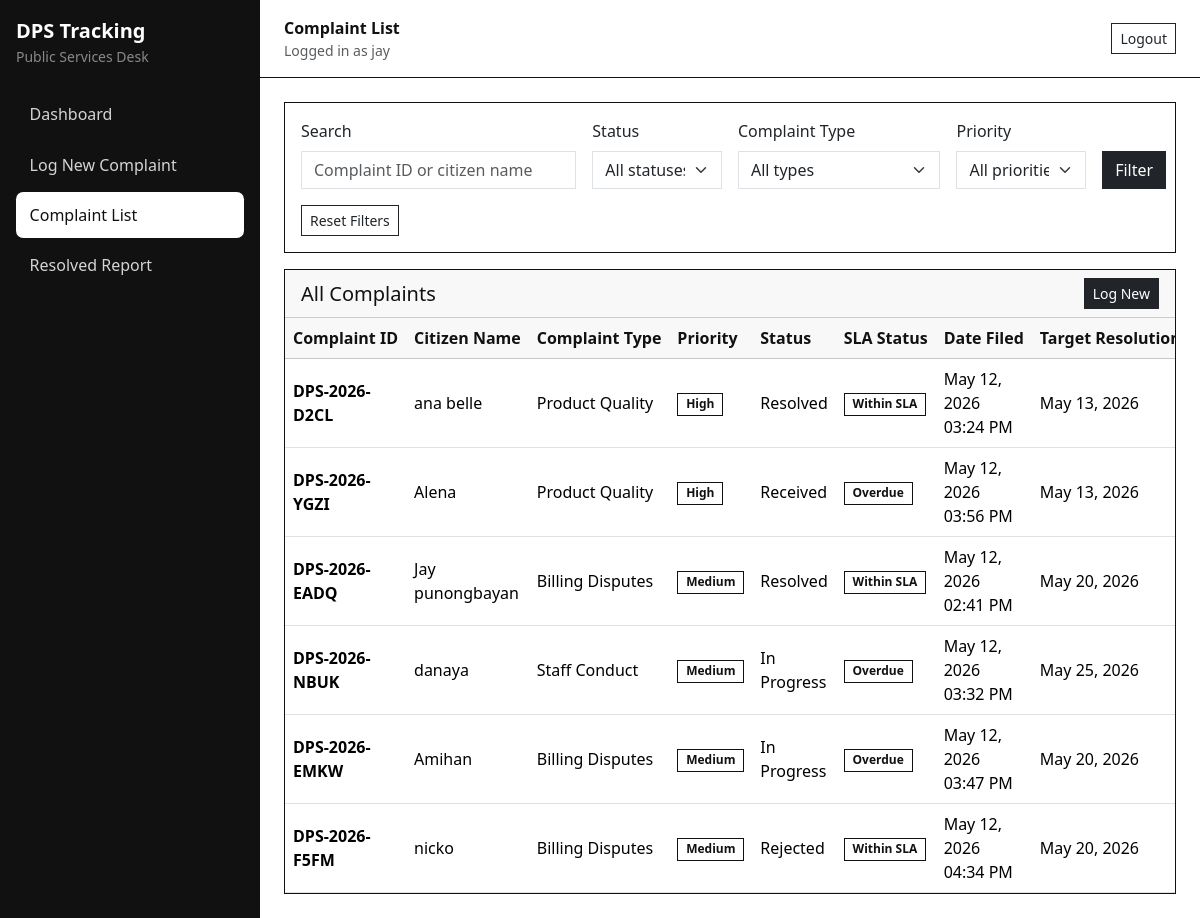
Screenshot of /complaints/ (signed in) with the database file from the repository.
### complaints/models.py (models this page shows, shortened)
class Complaint(models.Model):
    class ComplaintType(models.TextChoices):
        PRODUCT_QUALITY = "Product Quality", "Product Quality"
        BILLING_DISPUTES = "Billing Disputes", "Billing Disputes"
        STAFF_CONDUCT = "Staff Conduct", "Staff Conduct"
    class Priority(models.TextChoices):
        LOW = "Low", "Low"
        MEDIUM = "Medium", "Medium"
        HIGH = "High", "High"
    complaint_id = models.CharField(max_length=20, unique=True, db_index=True, editable=False)
    citizen_name = models.CharField(max_length=150)
    citizen_contact = models.CharField(max_length=150)
    complaint_type = models.CharField(max_length=50, choices=ComplaintType.choices)
    location = models.CharField(max_length=255)
    description = models.TextField()
    status = models.ForeignKey(Status, on_delete=models.PROTECT, related_name="complaints")
    priority_assignment = models.CharField(max_length=10, choices=Priority.choices, default=Priority.LOW)
    target_resolution_date = models.DateField(blank=True, null=True)
    sla_days = models.PositiveSmallIntegerField(default=0)
    is_investigative = models.BooleanField(default=False)
    date_filed = models.DateTimeField(auto_now_add=True)  # Server timestamp when saved.
    updated_at = models.DateTimeField(auto_now=True)
    class Meta:
        ordering = ["-date_filed"]

class Status(models.Model):
    RECEIVED = "Received"
    IN_PROGRESS = "In Progress"
    RESOLVED = "Resolved"
    REJECTED = "Rejected"
    CHOICES = [
        (RECEIVED, RECEIVED),
        (IN_PROGRESS, IN_PROGRESS),
        (RESOLVED, RESOLVED),
        (REJECTED, REJECTED),
    ]
    status_id = models.AutoField(primary_key=True)
    status_name = models.CharField(max_length=20, unique=True, choices=CHOICES)
    class Meta:
        ordering = ["status_id"]
        verbose_name_plural = "Statuses"

### complaints/views.py (the view)
# urls.py: path("complaints/", views.complaint_list, name="complaint_list"),
@login_required
def complaint_list(request):
    search_query = request.GET.get("search", request.GET.get("q", "")).strip()
    selected_status = request.GET.get("status", "").strip()
    selected_complaint_type = request.GET.get("complaint_type", "").strip()
    selected_priority = request.GET.get("priority", "").strip()
    complaints = get_all_complaints(
        status=selected_status,
        complaint_type=selected_complaint_type,
        priority=selected_priority,
        search=search_query,
    )
    context = {
        "complaints": complaints,
        "search_query": search_query,
        "selected_status": selected_status,
        "selected_complaint_type": selected_complaint_type,
        "selected_priority": selected_priority,
        "status_choices": Status.CHOICES,
        "complaint_type_choices": Complaint.ComplaintType.choices,
        "priority_choices": Complaint.Priority.choices,
    }
    return render(request, "complaints/complaint_list.html", context)

### complaints/services.py (called while the page is built)
def attach_sla_status(complaints):
    complaint_list = list(complaints)
    for complaint in complaint_list:
        complaint.sla_status = calculate_sla_status(complaint)
    return complaint_list

### templates/complaints/complaint_list.html (shortened to what this page needs)
{% extends "base.html" %}
{% block page_heading %}Complaint List{% endblock %}
{% block content %}
<div class="card page-card mb-3">
    <div class="card-body">
        <form method="get" class="row g-3 align-items-end">
            <div class="col-lg-4">
                <label for="search" class="form-label">Search</label>
                <input type="text" class="form-control" id="search" name="search" value="{{ search_query }}" placeholder="Complaint ID or citizen name">
            </div>
            <div class="col-md-6 col-lg-2">
                <label for="status" class="form-label">Status</label>
                <select class="form-select" id="status" name="status">
                    <option value="">All statuses</option>
                </select>
            </div>
            <div class="col-md-6 col-lg-3">
                <label for="complaint_type" class="form-label">Complaint Type</label>
                <select class="form-select" id="complaint_type" name="complaint_type">
                    <option value="">All types</option>
                </select>
            </div>
            <div class="col-md-6 col-lg-2">
                <label for="priority" class="form-label">Priority</label>
                <select class="form-select" id="priority" name="priority">
                    <option value="">All priorities</option>
                </select>
            </div>
            <div class="col-md-6 col-lg-1 d-flex gap-2">
                <button type="submit" class="btn btn-dark flex-fill">Filter</button>
            </div>
            <div class="col-12">
                <a href="{% url 'complaint_list' %}" class="btn btn-outline-dark btn-sm">Reset Filters</a>
            </div>
        </form>
    </div>
</div>
<div class="card page-card">
    <div class="card-header bg-white d-flex justify-content-between align-items-center">
        <h2 class="h5 mb-0">All Complaints</h2>
        <a href="{% url 'complaint_create' %}" class="btn btn-dark btn-sm">Log New</a>
    </div>
    <div class="table-responsive">
        <table class="table table-hover align-middle mb-0">
            <thead class="table-light">
                <tr>
                    <th>Complaint ID</th>
                    <th>Citizen Name</th>
                    <th>Complaint Type</th>
                    <th>Priority</th>
                    <th>Status</th>
                    <th>SLA Status</th>
                    <th>Date Filed</th>
                    <th>Target Resolution Date</th>
                </tr>
            </thead>
            <tbody>
                {% for complaint in complaints %}
                    <tr>
                        <td class="fw-semibold">{{ complaint.complaint_id }}</td>
                        <td>{{ complaint.citizen_name }}</td>
                        <td>{{ complaint.complaint_type }}</td>
                        <td>
                            <span class="badge">
                                {{ complaint.priority_assignment }}
                            </span>
                        </td>
                        <td>{{ complaint.status.status_name }}</td>
                        <td><span class="badge">{{ complaint.sla_status }}</span></td>
                        <td>{{ complaint.date_filed|date:"M d, Y h:i A" }}</td>
                        <td>{{ complaint.target_resolution_date|date:"M d, Y"|default:"-" }}</td>
                    </tr>
                {% empty %}
                    <tr>
                        <td colspan="9" class="text-center text-muted py-4">No complaints match your search or filters.</td>
                    </tr>
                {% endfor %}
            </tbody>
        </table>
    </div>
</div>
{% endblock %}

### templates/base.html (shortened to what this page needs)
<!doctype html>
<html lang="en">
<head>
    <link href="https://cdn.jsdelivr.net/npm/bootstrap@5.3.3/dist/css/bootstrap.min.css" rel="stylesheet">
</head>
<body>
    <div class="app-shell">
        <aside class="sidebar p-3">
            <div class="mb-4">
                <div class="fw-bold fs-5">DPS Tracking</div>
                <div class="small text-white-50">Public Services Desk</div>
            </div>
            {% with current=request.resolver_match.url_name %}
            <nav class="nav flex-column">
                <a class="nav-link {% if current == 'dashboard' %}active{% endif %}" href="{% url 'dashboard' %}">Dashboard</a>
                <a class="nav-link {% if current == 'complaint_create' %}active{% endif %}" href="{% url 'complaint_create' %}">Log New Complaint</a>
                <a class="nav-link {% if current == 'complaint_list' or current == 'complaint_detail' %}active{% endif %}" href="{% url 'complaint_list' %}">Complaint List</a>
                <a class="nav-link {% if current == 'resolved_report' %}active{% endif %}" href="{% url 'resolved_report' %}">Resolved Report</a>
            </nav>
            {% endwith %}
        </aside>
        <main class="content">
            <div class="topbar px-4 py-3 d-flex justify-content-between align-items-center">
                <div>
                    <div class="fw-semibold">{% block page_heading %}Complaint Tracking System{% endblock %}</div>
                    <div class="small text-muted">Logged in as {{ request.user.username }}</div>
                </div>
                <form method="post" action="{% url 'logout' %}">
                    <button type="submit" class="btn btn-outline-dark btn-sm">Logout</button>
                </form>
            </div>
            <div class="p-4">
                {% block content %}{% endblock %}
            </div>
        </main>
    </div>
</body>
</html>

### templates/base.html (style rules this page uses)
body { background: #fff; color: #111; }
.app-shell { min-height: 100vh; display: flex; }
.sidebar { width: 260px; background: #111; color: #fff; flex-shrink: 0; }
.sidebar a { color: rgba(255, 255, 255, .82); text-decoration: none; }
.sidebar .nav-link { border-radius: .45rem; padding: .7rem .85rem; margin-bottom: .25rem; }
.sidebar .nav-link:hover, .sidebar .nav-link.active { background: #fff; color: #111; }
.content { flex: 1; min-width: 0; }
.topbar { background: #fff; border-bottom: 1px solid #111; }
.page-card, .stat-card { border: 1px solid #111; border-radius: 0; box-shadow: none; }
.card-header, .table-light th { background: #f8f8f8 !important; color: #111; }
.btn, .form-control, .form-select { border-radius: 0; }
.badge { background: #fff !important; color: #111 !important; border: 1px solid #111; border-radius: 0; }
.table th { white-space: nowrap; }

### rows the page displays
Complaint: complaint_id "DPS-2026-D2CL", citizen_name "ana belle", complaint_type "Product Quality", priority_assignment "High", status.status_name "Resolved", sla_status "Within SLA", date_filed "May 12, 2026 03:24 PM", target_resolution_date "May 13, 2026"
Complaint: complaint_id "DPS-2026-YGZI", citizen_name "Alena", complaint_type "Product Quality", priority_assignment "High", status.status_name "Received", sla_status "Overdue", date_filed "May 12, 2026 03:56 PM", target_resolution_date "May 13, 2026"
Complaint: complaint_id "DPS-2026-EADQ", citizen_name "Jay punongbayan", complaint_type "Billing Disputes", priority_assignment "Medium", status.status_name "Resolved", sla_status "Within SLA", date_filed "May 12, 2026 02:41 PM", target_resolution_date "May 20, 2026"
Complaint: complaint_id "DPS-2026-NBUK", citizen_name "danaya", complaint_type "Staff Conduct", priority_assignment "Medium", status.status_name "In Progress", sla_status "Overdue", date_filed "May 12, 2026 03:32 PM", target_resolution_date "May 25, 2026"
Complaint: complaint_id "DPS-2026-EMKW", citizen_name "Amihan", complaint_type "Billing Disputes", priority_assignment "Medium", status.status_name "In Progress", sla_status "Overdue", date_filed "May 12, 2026 03:47 PM", target_resolution_date "May 20, 2026"
Complaint: complaint_id "DPS-2026-F5FM", citizen_name "nicko", complaint_type "Billing Disputes", priority_assignment "Medium", status.status_name "Rejected", sla_status "Within SLA", date_filed "May 12, 2026 04:34 PM", target_resolution_date "May 20, 2026"

### other values shown
{{ request.user.username }} "jay"
